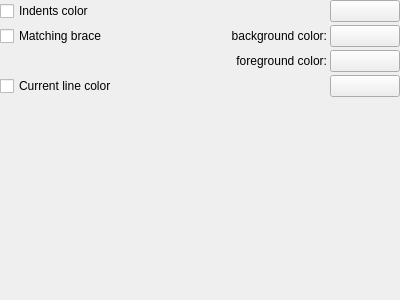
<?xml version="1.0" encoding="UTF-8"?>
<ui version="4.0">
 <class>QSciSettings</class>
 <widget class="QWidget" name="QSciSettings">
  <property name="geometry">
   <rect>
    <x>0</x>
    <y>0</y>
    <width>400</width>
    <height>300</height>
   </rect>
  </property>
  <property name="windowTitle">
   <string>QSciSettings</string>
  </property>
  <layout class="QGridLayout" name="gridLayout">
   <property name="margin">
    <number>0</number>
   </property>
   <property name="spacing">
    <number>3</number>
   </property>
   <item row="0" column="0" colspan="2">
    <widget class="QCheckBox" name="indentsChk">
     <property name="maximumSize">
      <size>
       <width>500</width>
       <height>16777215</height>
      </size>
     </property>
     <property name="text">
      <string>Indents color</string>
     </property>
    </widget>
   </item>
   <item row="0" column="2">
    <widget class="QPushButton" name="indentsColorBtn">
     <property name="maximumSize">
      <size>
       <width>70</width>
       <height>26</height>
      </size>
     </property>
     <property name="text">
      <string/>
     </property>
    </widget>
   </item>
   <item row="1" column="2">
    <widget class="QPushButton" name="matchingBraceBgColorBtn">
     <property name="maximumSize">
      <size>
       <width>70</width>
       <height>26</height>
      </size>
     </property>
     <property name="text">
      <string/>
     </property>
    </widget>
   </item>
   <item row="5" column="1">
    <spacer name="verticalSpacer">
     <property name="orientation">
      <enum>Qt::Vertical</enum>
     </property>
     <property name="sizeHint" stdset="0">
      <size>
       <width>20</width>
       <height>211</height>
      </size>
     </property>
    </spacer>
   </item>
   <item row="1" column="0">
    <widget class="QCheckBox" name="matchingBraceChk">
     <property name="maximumSize">
      <size>
       <width>500</width>
       <height>16777215</height>
      </size>
     </property>
     <property name="text">
      <string>Matching brace</string>
     </property>
    </widget>
   </item>
   <item row="3" column="2">
    <widget class="QPushButton" name="curLineColorBtn">
     <property name="maximumSize">
      <size>
       <width>70</width>
       <height>16777215</height>
      </size>
     </property>
     <property name="text">
      <string/>
     </property>
    </widget>
   </item>
   <item row="3" column="0" colspan="2">
    <widget class="QCheckBox" name="curLineChk">
     <property name="maximumSize">
      <size>
       <width>500</width>
       <height>16777215</height>
      </size>
     </property>
     <property name="text">
      <string>Current line color</string>
     </property>
    </widget>
   </item>
   <item row="2" column="2">
    <widget class="QPushButton" name="matchingBraceFgColorBtn">
     <property name="maximumSize">
      <size>
       <width>70</width>
       <height>16777215</height>
      </size>
     </property>
     <property name="text">
      <string/>
     </property>
    </widget>
   </item>
   <item row="2" column="1">
    <widget class="QLabel" name="label">
     <property name="text">
      <string>foreground color:</string>
     </property>
     <property name="alignment">
      <set>Qt::AlignRight|Qt::AlignTrailing|Qt::AlignVCenter</set>
     </property>
    </widget>
   </item>
   <item row="1" column="1">
    <widget class="QLabel" name="label_2">
     <property name="text">
      <string>background color:</string>
     </property>
     <property name="alignment">
      <set>Qt::AlignRight|Qt::AlignTrailing|Qt::AlignVCenter</set>
     </property>
    </widget>
   </item>
  </layout>
 </widget>
 <resources/>
 <connections/>
</ui>
